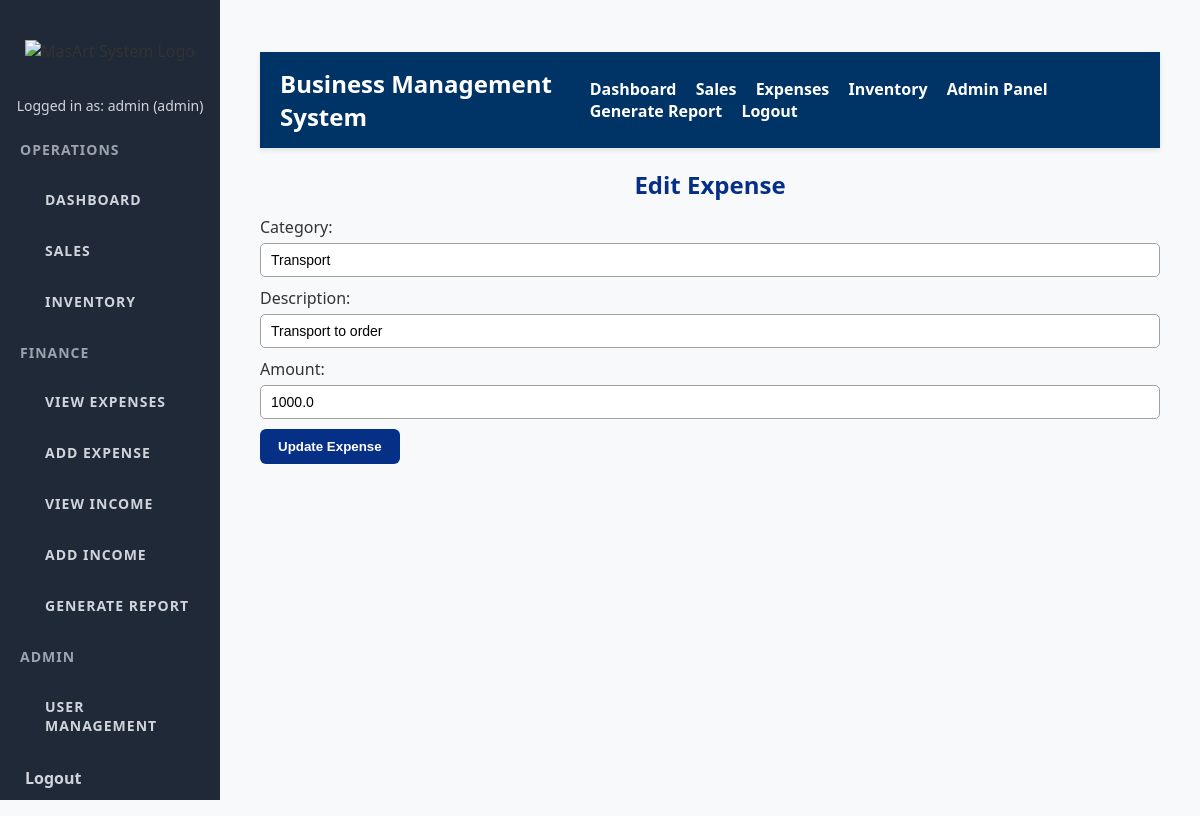
/edit_expense/2 (signed in), run on an earlier commit of the app's database.
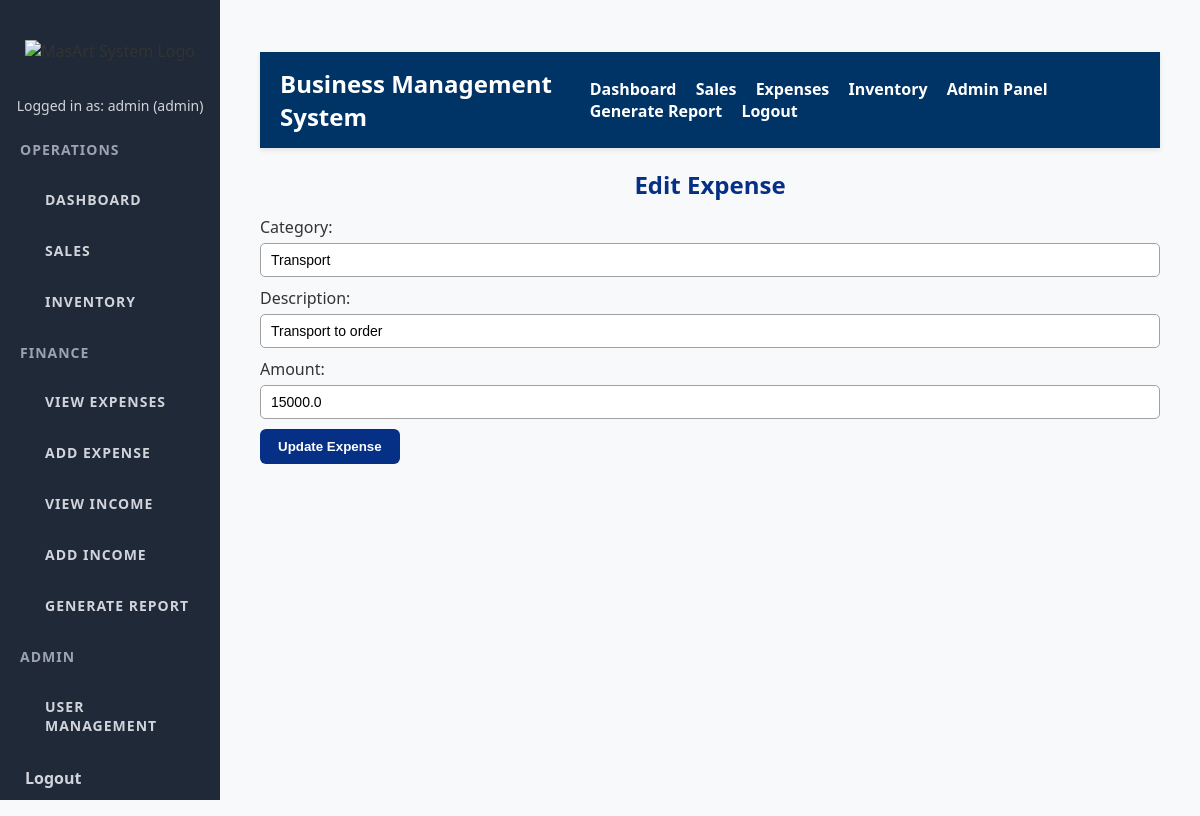
And on a later commit of the database.
### tables this page shows
CREATE TABLE expenses (
                id INTEGER PRIMARY KEY AUTOINCREMENT,
                category TEXT NOT NULL,
                description TEXT,
                amount REAL NOT NULL,
                date TEXT DEFAULT CURRENT_TIMESTAMP
            );

### app.py (the view, shortened to what this page needs)
@app.route('/edit_expense/<int:expense_id>', methods=['GET', 'POST'])
@admin_required
def edit_expense(expense_id):
    if session.get('role') != 'admin':
        flash("Unauthorized action!", "danger")
        return redirect(url_for('view_expenses'))
    conn = get_db_connection()
    cursor = conn.cursor()
    cursor.execute("SELECT * FROM expenses WHERE id = ?", (expense_id,))
    expense = cursor.fetchone()
    if not expense:
        conn.close()
        flash("Expense not found.", "danger")
        return redirect(url_for('view_expenses'))
    conn.close()
    return render_template('edit_expense.html', expense=expense)

### app.py (called while the page is built)
def admin_required(f):
    @wraps(f)
    def decorated_function(*args, **kwargs):
        if 'role' not in session or session['role'] != 'admin':
            flash("You do not have permission to access this page.", "error")
            return redirect(url_for('dashboard'))
        return f(*args, **kwargs)
    return decorated_function

def get_db_connection():
    conn = sqlite3.connect(DATABASE, timeout=10)  # Added timeout to avoid database lock errors
    conn.row_factory = sqlite3.Row  # This allows us to access columns by name
    return conn

### templates/edit_expense.html (shortened to what this page needs)
{% extends "base.html" %}
{% block content %}
<h2>Edit Expense</h2>
<form method="POST">
    <label>Category:</label>
    <input type="text" name="category" value="{{ expense[1] }}" required>
    <label>Description:</label>
    <input type="text" name="description" value="{{ expense[2] }}">
    <label>Amount:</label>
    <input type="number" step="0.01" name="amount" value="{{ expense[3] }}" required>
    <button type="submit">Update Expense</button>
</form>
{% endblock %}

What changed in the data, as far as the page shows it:
changed expenses "Transport": amount "1000.0" → "15000.0"
